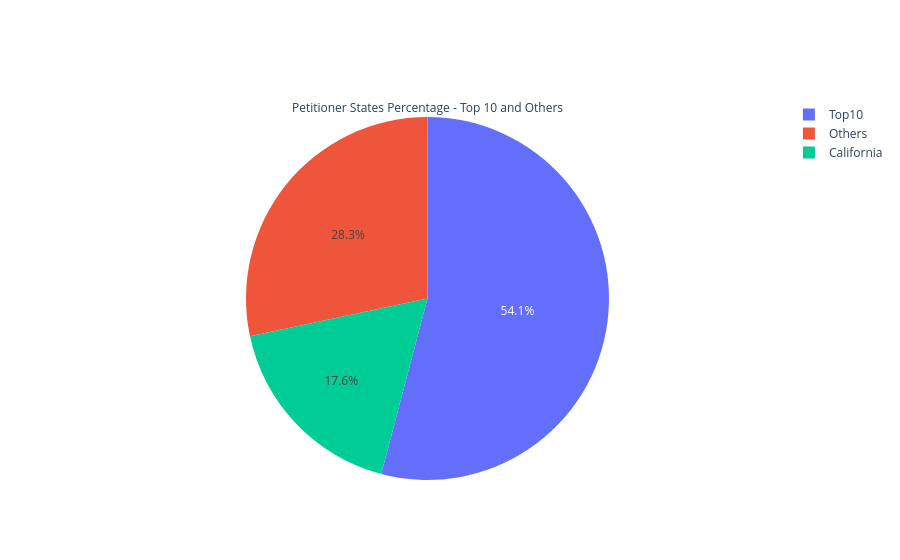

Here is the notebook cell this chart was saved with:
### Code cell
fig4 = go.Figure(
    data=[
    go.Pie(
        labels=Petitioner_State_10.index, 
        values=Petitioner_State_10.values,
        title="Petitioner States Percentage - Top 10 and Others"
        )])

fig4.show()

### Figure 1 — Plotly figure (JSON) as saved in the notebook; plotly's stock layout.template omitted (floating-point values rounded to 4 significant figures)
{"data": [{"labels": ["California", "Others", "Top10"], "title": {"text": "Petitioner States Percentage - Top 10 and Others"}, "type": "pie", "values": [102300.0, 165200.0, 315300.0]}], "layout": {}}
